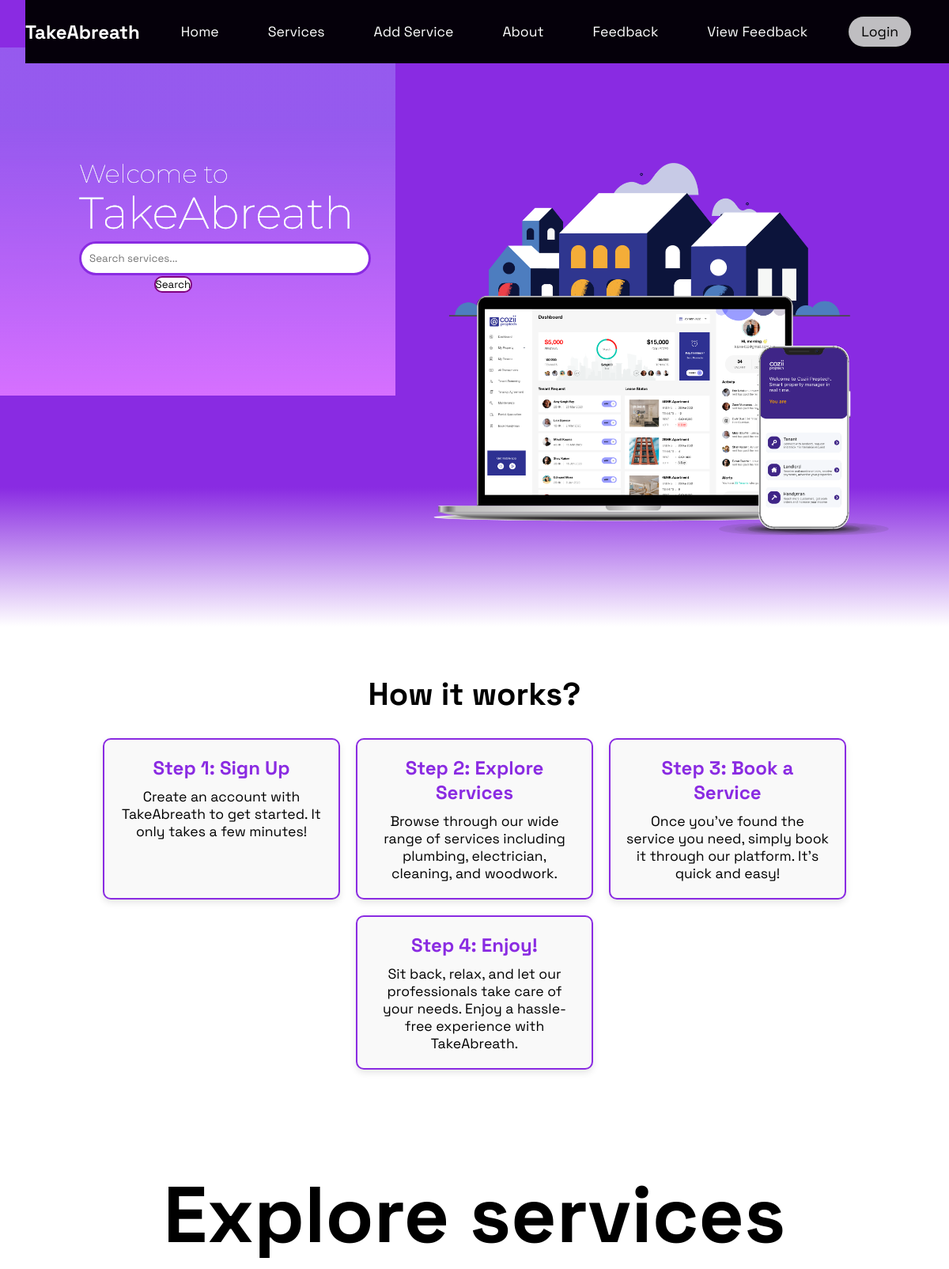
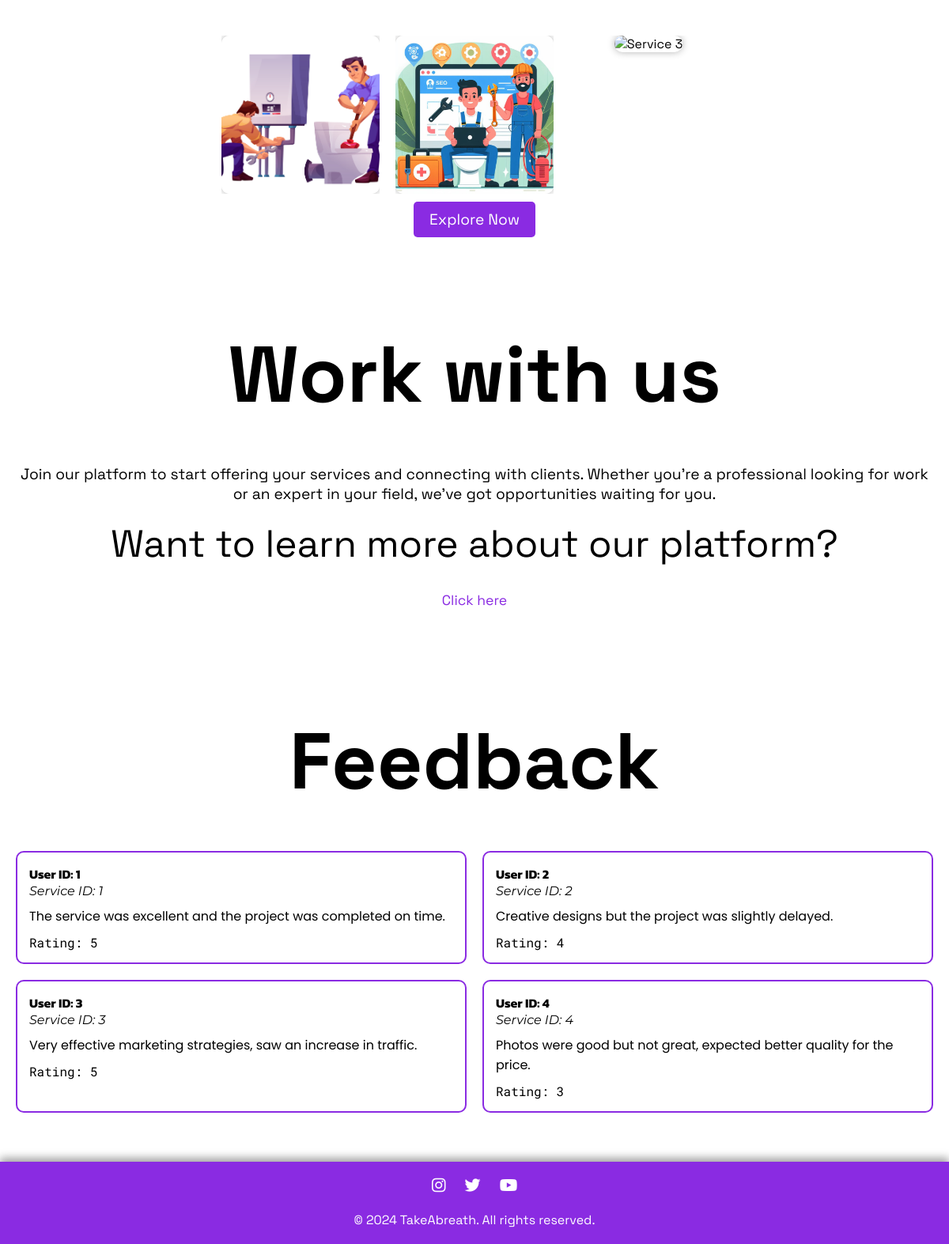
The page / on the database its author committed (2 pictures, top to bottom).
### tables this page shows
CREATE TABLE feedback (
    feedback_id INT AUTO_INCREMENT PRIMARY KEY,
    user_id INT NOT NULL,
    service_id INT NOT NULL,
    comment TEXT,
    rating INT,
    FOREIGN KEY (user_id) REFERENCES users(user_id),
    FOREIGN KEY (service_id) REFERENCES services(service_id)
);

### feedbackDisplay.php (the view, shortened to what this page needs)
<?php
require 'db/db_config.php';
$sql = "SELECT * FROM feedback LIMIT 6";
$result = $conn->query($sql);
if ($result->rowCount() > 0) {
    echo '<div class="feedback-container">';
    while($row = $result->fetch(PDO::FETCH_ASSOC)) {
        echo '<div class="feedback-item">';
        echo '<div class="user-info">User ID: ' . $row["user_id"] . '</div>';
        echo '<div class="service-info">Service ID: ' . $row["service_id"] . '</div>';
        echo '<div class="comment">' . $row["comment"] . '</div>';
        echo '<div class="rating">Rating: ' . $row["rating"] . '</div>';
        echo '</div>';
    }
    echo '</div>';
} else {
    echo "0 results";
}
?>

### index.php (shortened to what this page needs)
<!DOCTYPE html>
<html lang="en">
<head>
    <link rel="stylesheet" href="https://cdnjs.cloudflare.com/ajax/libs/font-awesome/6.5.1/css/all.min.css"
 />
    <link rel="stylesheet" href="./style/style.css">
</head>
<body>
    <?php require'header.php'?>
    <div class="blue_violet_background"></div>
    <main>
        <div class="blob" id="div-home">
        </div>
        <section id="hero">
            <h2>
                Welcome to
            </h2>
            <h1>TakeAbreath</h1>
            <div class="search-bar">
    <form action="search_service.php" method="get">
    <input type="text" name="search" placeholder="Search services..." required style="position: relative;">
        <button type="submit" style="border-radius: 10px; background-color: white; border: 2px solid purple; color: black;">Search</button>
    </form>
</div>
        </section>
    </main>
    <br><br>
    <section id="hero-main">
       <section id="how-it-works">
            <h1 id="h1-heroe-main">How it works? </h1>
            <div class="div-about" id="div-about">
                <div class="step">
                    <h2>Step 1: Sign Up</h2>
                    <p>Create an account with TakeAbreath to get started. It only takes a few minutes!</p>
                </div>
                <div class="step">
                    <h2>Step 2: Explore Services</h2>
                    <p>Browse through our wide range of services including plumbing, electrician, cleaning, and
                        woodwork.</p>
                </div>
                <div class="step">
                    <h2>Step 3: Book a Service</h2>
                    <p>Once you've found the service you need, simply book it through our platform. It's quick and
                        easy!</p>
                </div>
                <div class="step">
                    <h2>Step 4: Enjoy!</h2>
                    <p>Sit back, relax, and let our professionals take care of your needs. Enjoy a hassle-free
                        experience with TakeAbreath.</p>
                </div>
            </div>
        </section>
        <section id="explore-services">
            <h1 id="h1-heroe-main">Explore services</h1>
            <div class="image-container">
                <div class="image-wrapper">
                    <img src="/TakeABreath/assets/img/plumbing1.jpg" alt="Service 1" class="service-image">
                </div>
                <div class="image-wrapper">
                    <img src="/TakeABreath/assets/img/tech.jpeg" alt="" class="service-image">
                </div>
                <div class="image-wrapper">
                    <img src="/TakeABreath/assets/img/img.jpg" alt="Service 3" class="service-image">
                </div>
            </div>
            <a href="service.php" class="explore-btn">Explore Now</a>
        </section>
        <div id="start-working">
            <h1 id="h1-heroe-main">Work with us</h1>
            <p>Join our platform to start offering your services and connecting with clients. Whether you're a
                professional looking for work or an expert in your field, we've got opportunities waiting for you.</p>
            <p class="more">Want to learn more about our platform? <br><a href="addservice.php">Click here</a></p>
        </div>
        <div id="feedbackDisplay">
            <h1 id="h1-heroe-main">Feedback</h1>
            <?php require 'feedbackDisplay.php'?>
        </div>
    </section>
    <br>
    <br>
    <?php require'footer.php'?>
</body>
</html>

### header.php
<?php
echo '<header>
    <div class="background_bar"></div>
    <div class="navbar">
        <div class="logo"><a href="#">TakeAbreath</a></div>
        <ul class="links">
            <li><a href="index.php">Home</a></li>
            <li><a href="service.php">Services</a></li>
            <li><a href="addservice.php">Add Service</a></li>
            <li><a href="#div-about">About</a></li>
            <li><a href="feedback.php">Feedback</a></li>
            <li><a href="feedbackDisplay.php">View Feedback</a></li>
        </ul>
        <a href="login.php" class="action_btn">Login</a>
        <div class="toggle_btn">
            <i class="fa-solid fa-bars"></i>
        </div>
    </div>
    <link rel="stylesheet" href="./assets/style/style.css">
    <div class="dropdown_menu">
        <ul>
            <li><a href="index.php">Home</a></li>
            <li><a href="service.php">Services</a></li>
            <li><a href="addservice.php">Add Service</a></li>
            <li><a href="#div-about">About</a></li>
            <li><a href="#div-feedback">Feedback</a></li>
        </ul>
    </div>
</header>';
?>

### footer.php
<?php
echo '
<footer>
    <div class="footer-content">
        <div class="social-links">
            <a href="https://www.instagram.com"><i class="fab fa-instagram"></i></a>
            <a href="https://twitter.com"><i class="fab fa-twitter"></i></a>
            <a href="https://youtube.com"><i class="fab fa-youtube"></i></a>
        </div><br>
        <p>&copy; 2024 TakeAbreath. All rights reserved.</p>
    </div>
</footer>
';
?>

### index.php (style rules this page uses)
#how-it-works { padding: 50px 0; text-align: center; }
#how-it-works h1 { font-size: 10REM; margin-bottom: 30px; }
.div-about { display: flex; flex-wrap: wrap; justify-content: center; gap: 20px; }
.step { width: 300px; padding: 20px; border: 2px solid blueviolet; border-radius: 10px; background-color: #f9f9f9; box-shadow: 0 4px 8px rgba(0, 0, 0, 0.1); transition: transform 0.3s ease-in-out; }
.step h2 { font-size: 1.5rem; margin-bottom: 10px; color: blueviolet; }
.step p { font-size: 1.1rem; }
#explore-services { text-align: center; padding: 50px 0; }
.image-container { display: flex; justify-content: center; align-items: center; gap: 70px; margin-bottom: 40px; }
.image-wrapper { position: relative; width: 250px; height: 250px; overflow: hidden; }
.service-image { width: 100%; height: 100%; object-fit: cover; border-radius: 10px; box-shadow: 0px 0px 10px rgba(0, 0, 0, 0.3); transition: transform 0.3s ease-in-out; }
.explore-btn { background-color: blueviolet; color: white; border: none; padding: 10px 20px; font-size: 1.2rem; border-radius: 5px; cursor: pointer; transition: background-color 0.3s ease; }
#start-working { text-align: center; padding: 50px 0; }
#start-working h1 { font-size: 100PX; margin-bottom: 20px; }
#start-working p { font-size: 1.2rem; margin-bottom: 20px; }
#start-working a { color: blueviolet; text-decoration: none; }

### rows shown on the page
feedback: user "1", service "1", comment "The service was excellent and the project was completed on time.", rating "5"
feedback: user "2", service "2", comment "Creative designs but the project was slightly delayed.", rating "4"
feedback: user "3", service "3", comment "Very effective marketing strategies, saw an increase in traffic.", rating "5"
feedback: user "4", service "4", comment "Photos were good but not great, expected better quality for the price.", rating "3"
